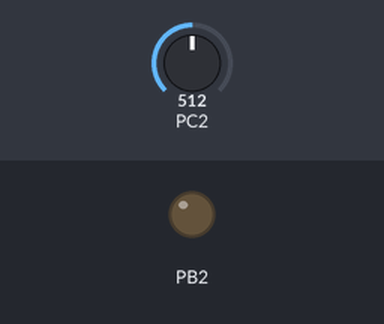
Bench run of a program on a simulated ATmega8, built with avr-gcc and emulated at 16 MHz. Parts: output pins drawn as LEDs (lit = HIGH). The test bench sets the inputs (shaded band); at power-on: PC2 = 512.

Above: at 1.2 s.
1.3 s: PC2 set to 526
At 1.8 s:
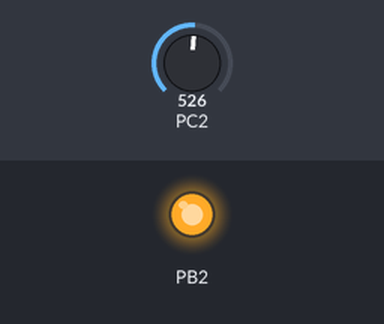
2.8 s: PC2 set to 511
At 4.0 s:
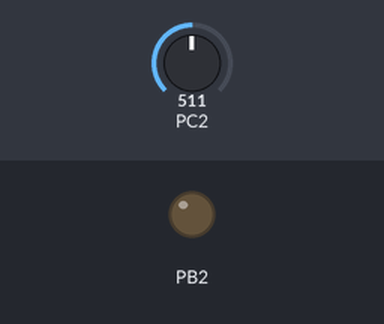
4.3 s: PC2 set to 716
At 5.3 s:
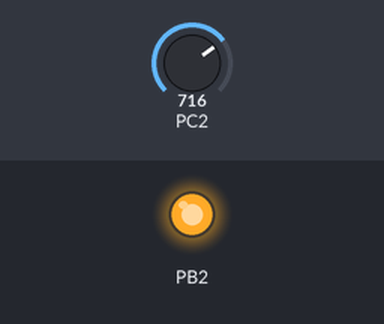
Timing chart, 0 to 7.3 s (numbered marks = the images above; inputs shaded):
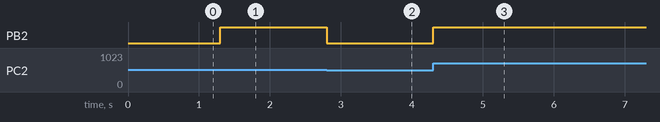

The program:

main.c
```c
/*
    Analog to digital sample ;
*/
#include <avr/io.h>
#include <util/delay.h>
#include <avr/interrupt.h>

void ADC_setup()
{
    // Use AVCC pin voltage reference
    ADMUX |= _BV(REFS0);
    ADMUX &= ~_BV(REFS1);
    // Left order 10 bit Resolution
    ADMUX &= ~_BV(ADLAR);
    // ADC enable
    ADCSRA |= _BV(ADEN) ;
    // ADC Clock Prescaller
    ADCSRA |= _BV(ADPS2) | _BV(ADPS0) ; // 101 :: Prescaller 32 of 16.000.000Mhz = 500kHz

}

int ADC_read(int _adc_pin)
{
    ADMUX &= 0xF0 ; // Clear Pin
    ADMUX |= (0x0F & _adc_pin) ; //Set Pin
    //Start Convertion
    ADCSRA |= _BV(ADSC);
    // Wait for it to finish
    while (ADCSRA & _BV(ADSC));
    // Save to variable
    return ADC ;
}

int main(void)
{
    DDRB |= _BV(PB2);
    int ADC1_value ;
    ADC_setup();
    while (1)
    {
        ADC1_value =  ADC_read(2);
        if (ADC1_value > 512)
        {
            PORTB |= _BV(PB2);
        }
        else
        {
            PORTB &= ~_BV(PB2);
        }
        _delay_ms(100);

    }


}
```

Measured:
- the behaviour switches between 512 and 513 on PC2 (found by bisection; images 0 and 1)
- after the input at 1.3 s, PB2: LOW → HIGH at once
- after the input at 2.8 s, PB2: HIGH → LOW at once
- after the input at 4.3 s, PB2: LOW → HIGH at once
